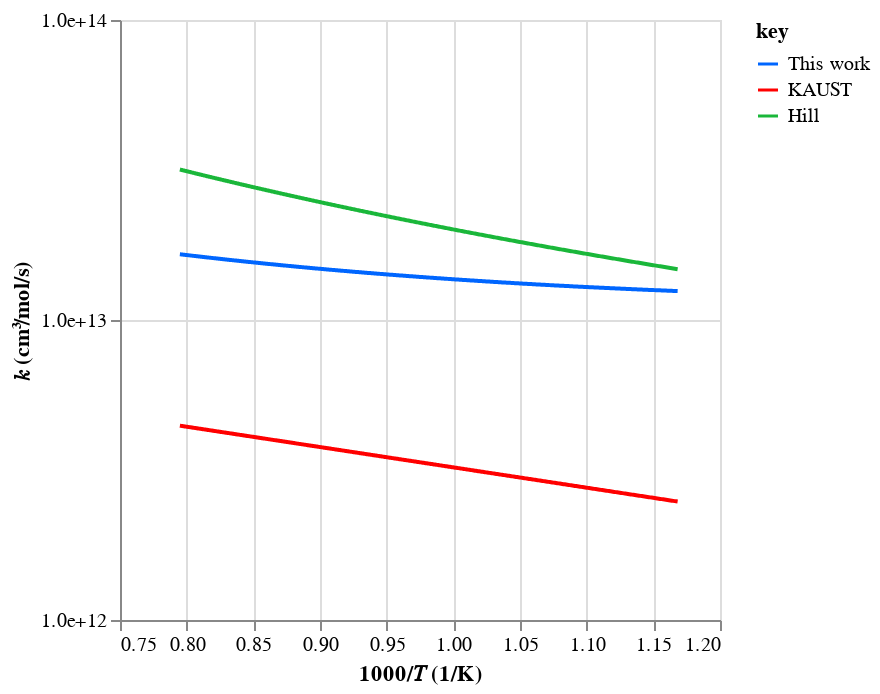
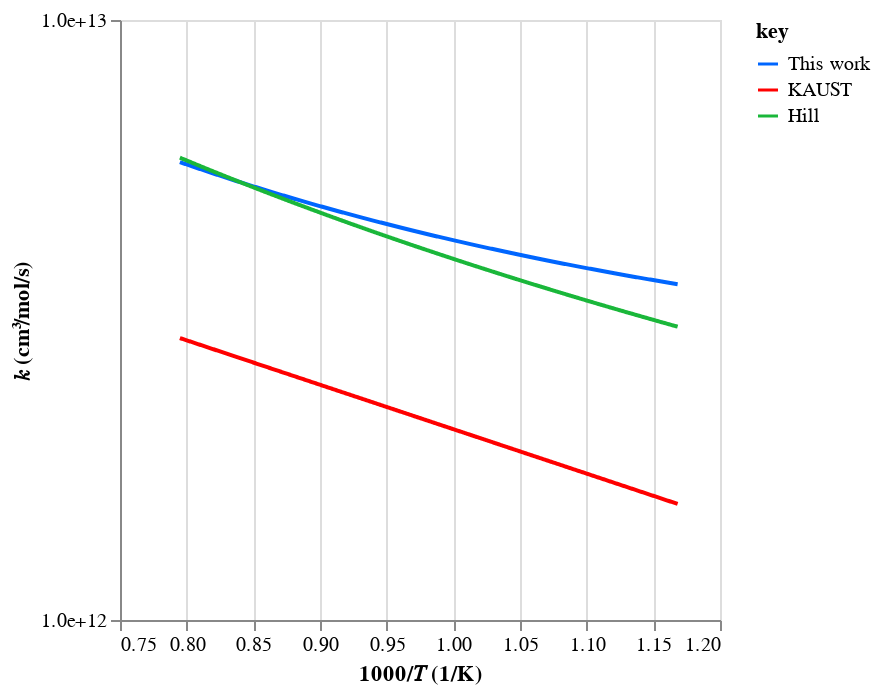
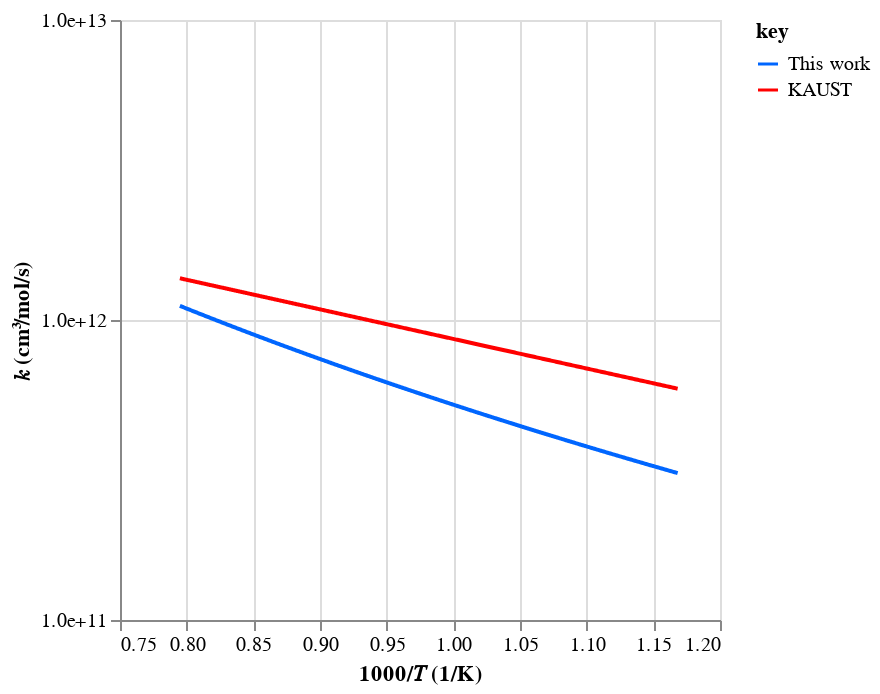

The code cell stored with these charts, in order, in its notebook:
### Code cell
for key in (Key.allyl, Key.alkyl, Key.vinyl):
    print(key)

    cal_rxns = automech.reaction_rate_objects(cal_mech, eq_dct.get(key))
    par_rxns = automech.reaction_rate_objects(par_mech, eq_dct.get(key))
    exp_rate = autochem.rate.data.ArrheniusRateFit.model_validate(exp_data_dct.get(key))

    assert len(cal_rxns) == 1, cal_rxns
    (cal_rxn,) = cal_rxns
    ks = [cal_rxn.rate, exp_rate]
    labels = ["This work", "KAUST"]
    colors = [plot.Color.blue, plot.Color.brown]

    if par_rxns:
        assert len(par_rxns) == 1, par_rxns
        (par_rxn,) = par_rxns
        ks.append(par_rxn.rate)
        labels.append("Hill")
        colors.append(plot.Color.red)

    chart = autochem.util.plot.arrhenius(
        ks=ks, labels=labels, order=cal_rxn.rate.order, T_range=(856, 1258)
    )

    display(chart)

    chart.save(f"{key}.png", ppi=300)

### Figure 1 — Vega-Lite specification as saved in the notebook (floating-point values rounded to 4 significant figures; data arrays with more than 128 entries replaced by an {"elided": "..."} marker saying what was removed)
{"config": {"view": {"continuousWidth": 300, "continuousHeight": 300}}, "data": {"name": "data-f03e6ea3d6ba4b615d562b8b215d524e"}, "mark": {"type": "line"}, "encoding": {"color": {"field": "key", "scale": {"domain": ["This work", "KAUST", "Hill"], "range": ["#0066ff", "#ff0000", "#1ab73a"]}, "type": "nominal"}, "x": {"field": "x", "title": "1000/𝑇 (1/K)", "type": "quantitative"}, "y": {"axis": {"format": ".1e", "values": [1000000000000, 10000000000000, 100000000000000, 1000000000000000]}, "field": "value", "scale": {"type": "log"}, "title": "𝑘 (cm³/mol/s)", "type": "quantitative"}}, "transform": [{"fold": ["This work", "KAUST", "Hill"]}], "$schema": "https://vega.github.io/schema/vega-lite/v5.20.1.json", "datasets": {"data-f03e6ea3d6ba4b615d562b8b215d524e": {"elided": "500 records"}}}

### Figure 2 — Vega-Lite specification as saved in the notebook (floating-point values rounded to 4 significant figures; data arrays with more than 128 entries replaced by an {"elided": "..."} marker saying what was removed)
{"config": {"view": {"continuousWidth": 300, "continuousHeight": 300}}, "data": {"name": "data-b177ce536375f2ecb78d90e9346e422b"}, "mark": {"type": "line"}, "encoding": {"color": {"field": "key", "scale": {"domain": ["This work", "KAUST", "Hill"], "range": ["#0066ff", "#ff0000", "#1ab73a"]}, "type": "nominal"}, "x": {"field": "x", "title": "1000/𝑇 (1/K)", "type": "quantitative"}, "y": {"axis": {"format": ".1e", "values": [1000000000000, 10000000000000, 100000000000000]}, "field": "value", "scale": {"type": "log"}, "title": "𝑘 (cm³/mol/s)", "type": "quantitative"}}, "transform": [{"fold": ["This work", "KAUST", "Hill"]}], "$schema": "https://vega.github.io/schema/vega-lite/v5.20.1.json", "datasets": {"data-b177ce536375f2ecb78d90e9346e422b": {"elided": "500 records"}}}

### Figure 3 — Vega-Lite specification as saved in the notebook (floating-point values rounded to 4 significant figures; data arrays with more than 128 entries replaced by an {"elided": "..."} marker saying what was removed)
{"config": {"view": {"continuousWidth": 300, "continuousHeight": 300}}, "data": {"name": "data-e2bb00f4b40d092375954649483c71bd"}, "mark": {"type": "line"}, "encoding": {"color": {"field": "key", "scale": {"domain": ["This work", "KAUST"], "range": ["#0066ff", "#ff0000"]}, "type": "nominal"}, "x": {"field": "x", "title": "1000/𝑇 (1/K)", "type": "quantitative"}, "y": {"axis": {"format": ".1e", "values": [100000000000, 1000000000000, 10000000000000]}, "field": "value", "scale": {"type": "log"}, "title": "𝑘 (cm³/mol/s)", "type": "quantitative"}}, "transform": [{"fold": ["This work", "KAUST"]}], "$schema": "https://vega.github.io/schema/vega-lite/v5.20.1.json", "datasets": {"data-e2bb00f4b40d092375954649483c71bd": {"elided": "500 records"}}}
